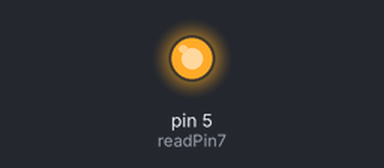
This sketch was run on a simulated Arduino Uno, built with avr-gcc and run on an emulated ATmega328P. Shown: output pins drawn as LEDs (lit = HIGH).

Above: at 0.1 s.
Timing chart, 0 to 1.6 s (numbered marks = the images above):
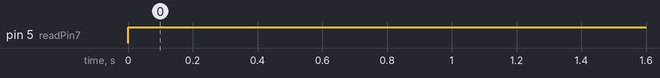

Measured:
- by itself, pin 5 (readPin7): LOW → HIGH at 0.00 s

The sketch:

Class-task1.ino
```cpp
int readPin[] = {7,8,9,10};
int readPin7 = 5;
void setup() {
  //Serial.begin(9600);


    pinMode(readPin7, OUTPUT);


}

void displayDigit(byte digit)
{
  for (int i = 0; i<4; i++)
  {
    if (bitRead(digit, i) == 1)
    {
      digitalWrite(readPin[i], HIGH);
    }
    else {digitalWrite(readPin[i], LOW);  }
  }
}

void loop()
{
  digitalWrite(readPin7, HIGH);

}
```

task1.ino
```cpp
//void setup() {
//  Serial.begin(9600);
//  int arr[] = {1, 2, 3, 4, 5, 6};
//  int arr2[6];
//  display_array(arr, 6);
//  reverse_array(arr, arr2, 6);
//  display_array(arr2, 6);
//}
//
//void loop() {
//}
//
//void display_array(int array[], int size)
//{
//  for (int i = 0; i < size; i++)
//  {
//    Serial.print(array[i]);
//    Serial.print(" ");
//  }
//  Serial.println();
//}
//
//void reverse_array(int array1[], int array2[], int size)
//{
//  for (int i = 0; i < size; i++)
//  {
//    array2[size - 1 - i] = array1[i];
//  }
//}
```

task2.ino
```cpp
//byte val = B10110101;
//
//const int byte_size = (8 - 1);
//
//void setup() {
//  Serial.begin(9600);
//  readBit(val);
//  readBitFour(val);
//}
//
//void loop() {
//}
//
///*this function takes a variable, prints it out bit by bit (starting from the right)
//then prints the decimal number for comparison.*/
//void readBit(long counter) {
//  Serial.print("Binary Number: ");
//  //loop through each bit
//  for (int b = byte_size; b >= 0; b--) {
//    byte bit = bitRead(counter, b);
//    Serial.print(bit);
//  }
//}
//
//void readBitFour(long counter) {
//  Serial.println();
//  Serial.print("Flipped 4th bit Binary Number: ");
//  //loop through each bit
//  for (int b = byte_size; b >= 0; b--) {
//    byte bit = bitRead(counter, b);
//    if (b == (7-4))
//    {
//      if (bit == 0)
//      {
//        bit = 1;
//      }
//      else
//      {
//        bit = 0;
//      }
//    }
//
//    Serial.print(bit);
//  }
//}
```
